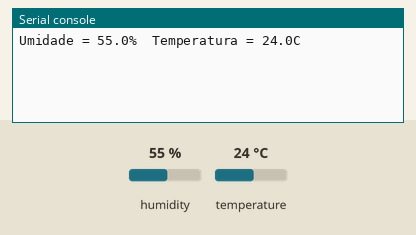
This program was run on a simulated Raspberry Pi Pico running CircuitPython. On the bench: the last lines printed to the serial console. The test bench sets the inputs (shaded band); at power-on: humidity 55 %, temperature 24 °C.

Above: at 1.2 s.
1.3 s: humidity set to 22 %
At 3.7 s:
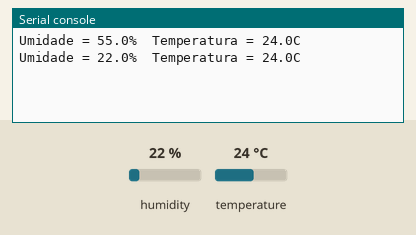
4.1 s: temperature set to 12 °C
At 4.6 s:
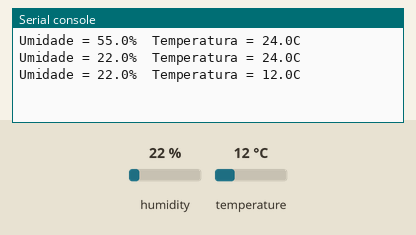
6.9 s: humidity set to 40 %
At 8.8 s:
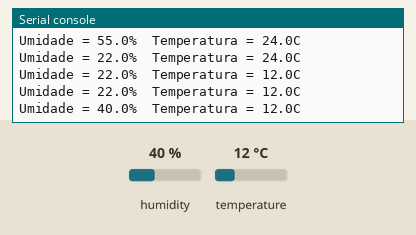
Timing chart, 0 to 10.3 s (numbered marks = the images above; inputs shaded):
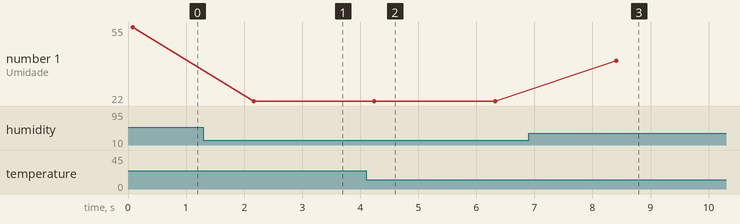

The program:

aht10_cpython.py
```python
# Exemplo com Sensor de Temperatura AHT10

import board
from digitalio import DigitalInOut, Pull
from busio import I2C
from time import sleep

# Endereco I2C do AHT10
AHT_ADDR = 0x38

i2c = I2C(sda=board.GP16, scl=board.GP17)

# Le status do ADH10
def getStatus():
    resp = bytearray([0])
    i2c.try_lock()
    i2c.readfrom_into (AHT_ADDR, resp)
    i2c.unlock()
    return resp[0]

# Verifica se precisa calibrar
status = getStatus()
if (status & 0x08) == 0:
    print ('Calibrando')
    i2c.try_lock()
    i2c.writeto(AHT_ADDR, b'\xE1\x08\x00')
    i2c.unlock()
    sleep(0.01)

# Laco Principal
while True:
    # dispara leitura
    i2c.try_lock()
    i2c.writeto(AHT_ADDR, b'\xAC\x33\x00')
    i2c.unlock()
    # aguarda leitura
    sleep(0.08)
    # le resposta
    resp = bytearray([0,0,0,0,0,0])
    i2c.try_lock()
    i2c.readfrom_into (AHT_ADDR, resp)
    i2c.unlock()
    # decodifica resposta
    umid = (resp[1] << 12) + (resp[2] << 4) + (resp[3] >> 4)
    umid = (umid / 0x100000) * 100.0
    temp = ((resp[3] & 0x0F) << 16) + (resp[4] << 8) + resp[5]
    temp = (temp / 0x100000) * 200.0 - 50.0
    # mostra resultado
    print ('Umidade = {:.1f}%  Temperatura = {:.1f}C'.format(umid, temp))
    # da um tempo entre leituras
    sleep(2)
```

Measured:
- after the input at 1.3 s, the serial console: prints a new line after 0.86 s (image 1)
- after the input at 4.1 s, the serial console: prints a new line after 0.15 s (image 2)
- after the input at 6.9 s, the serial console: prints a new line after 1.5 s (image 3)
- plotted number 1: 55 → 22 after the input at 1.3 s, 22 → 40 after the input at 6.9 s
